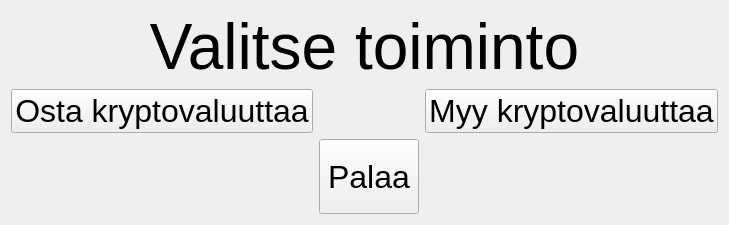
      <widget class="QWidget" name="cryptoMenuPage">
       <layout class="QGridLayout" name="gridLayout_7">
        <item row="2" column="2">
         <widget class="QPushButton" name="selectSellCryptoButton">
          <property name="sizePolicy">
           <sizepolicy hsizetype="Expanding" vsizetype="Expanding">
            <horstretch>0</horstretch>
            <verstretch>0</verstretch>
           </sizepolicy>
          </property>
          <property name="font">
           <font>
            <pointsize>24</pointsize>
           </font>
          </property>
          <property name="text">
           <string>Myy kryptovaluuttaa</string>
          </property>
         </widget>
        </item>
        <item row="2" column="0">
         <widget class="QPushButton" name="selectBuyCryptoButton">
          <property name="sizePolicy">
           <sizepolicy hsizetype="Expanding" vsizetype="Expanding">
            <horstretch>0</horstretch>
            <verstretch>0</verstretch>
           </sizepolicy>
          </property>
          <property name="font">
           <font>
            <pointsize>24</pointsize>
           </font>
          </property>
          <property name="text">
           <string>Osta kryptovaluuttaa</string>
          </property>
         </widget>
        </item>
        <item row="0" column="0" colspan="3">
         <widget class="QLabel" name="cryptoMenuLabel">
          <property name="sizePolicy">
           <sizepolicy hsizetype="Expanding" vsizetype="Expanding">
            <horstretch>0</horstretch>
            <verstretch>0</verstretch>
           </sizepolicy>
          </property>
          <property name="font">
           <font>
            <pointsize>48</pointsize>
           </font>
          </property>
          <property name="text">
           <string>Valitse toiminto</string>
          </property>
          <property name="alignment">
           <set>Qt::AlignCenter</set>
          </property>
         </widget>
        </item>
        <item row="3" column="1">
         <widget class="QPushButton" name="cryptoMenuReturnButton">
          <property name="sizePolicy">
           <sizepolicy hsizetype="MinimumExpanding" vsizetype="Minimum">
            <horstretch>0</horstretch>
            <verstretch>0</verstretch>
           </sizepolicy>
          </property>
          <property name="minimumSize">
           <size>
            <width>100</width>
            <height>75</height>
           </size>
          </property>
          <property name="font">
           <font>
            <pointsize>24</pointsize>
           </font>
          </property>
          <property name="text">
           <string>Palaa</string>
          </property>
         </widget>
        </item>
       </layout>
      </widget>
